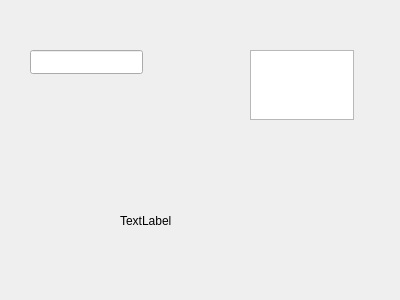
<?xml version="1.0" encoding="UTF-8"?>
<ui version="4.0">
 <class>RegexSandboxPage</class>
 <widget class="QWidget" name="RegexSandboxPage">
  <property name="geometry">
   <rect>
    <x>0</x>
    <y>0</y>
    <width>400</width>
    <height>300</height>
   </rect>
  </property>
  <property name="windowTitle">
   <string>Form</string>
  </property>
  <widget class="QLineEdit" name="patternLineEdit">
   <property name="geometry">
    <rect>
     <x>30</x>
     <y>50</y>
     <width>113</width>
     <height>24</height>
    </rect>
   </property>
  </widget>
  <widget class="QPlainTextEdit" name="testTextEdit">
   <property name="geometry">
    <rect>
     <x>250</x>
     <y>50</y>
     <width>104</width>
     <height>70</height>
    </rect>
   </property>
  </widget>
  <widget class="QLabel" name="errorLabel">
   <property name="geometry">
    <rect>
     <x>120</x>
     <y>200</y>
     <width>121</width>
     <height>41</height>
    </rect>
   </property>
   <property name="text">
    <string>TextLabel</string>
   </property>
  </widget>
 </widget>
 <resources/>
 <connections/>
</ui>
